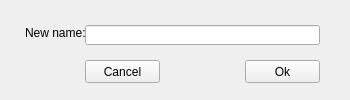
<?xml version="1.0" encoding="UTF-8"?>
<ui version="4.0">
 <class>RenameProjectWindow</class>
 <widget class="QWidget" name="RenameProjectWindow">
  <property name="geometry">
   <rect>
    <x>0</x>
    <y>0</y>
    <width>350</width>
    <height>100</height>
   </rect>
  </property>
  <property name="windowTitle">
   <string>Rename project</string>
  </property>
  <widget class="QLabel" name="newNameLabel">
   <property name="geometry">
    <rect>
     <x>25</x>
     <y>25</y>
     <width>60</width>
     <height>16</height>
    </rect>
   </property>
   <property name="text">
    <string>New name:</string>
   </property>
  </widget>
  <widget class="QLineEdit" name="newNameLineEdit">
   <property name="geometry">
    <rect>
     <x>85</x>
     <y>25</y>
     <width>235</width>
     <height>20</height>
    </rect>
   </property>
  </widget>
  <widget class="QPushButton" name="okButton">
   <property name="geometry">
    <rect>
     <x>245</x>
     <y>60</y>
     <width>75</width>
     <height>23</height>
    </rect>
   </property>
   <property name="text">
    <string>Ok</string>
   </property>
  </widget>
  <widget class="QPushButton" name="cancelButton">
   <property name="geometry">
    <rect>
     <x>85</x>
     <y>60</y>
     <width>75</width>
     <height>23</height>
    </rect>
   </property>
   <property name="text">
    <string>Cancel</string>
   </property>
  </widget>
 </widget>
 <resources/>
 <connections/>
</ui>
